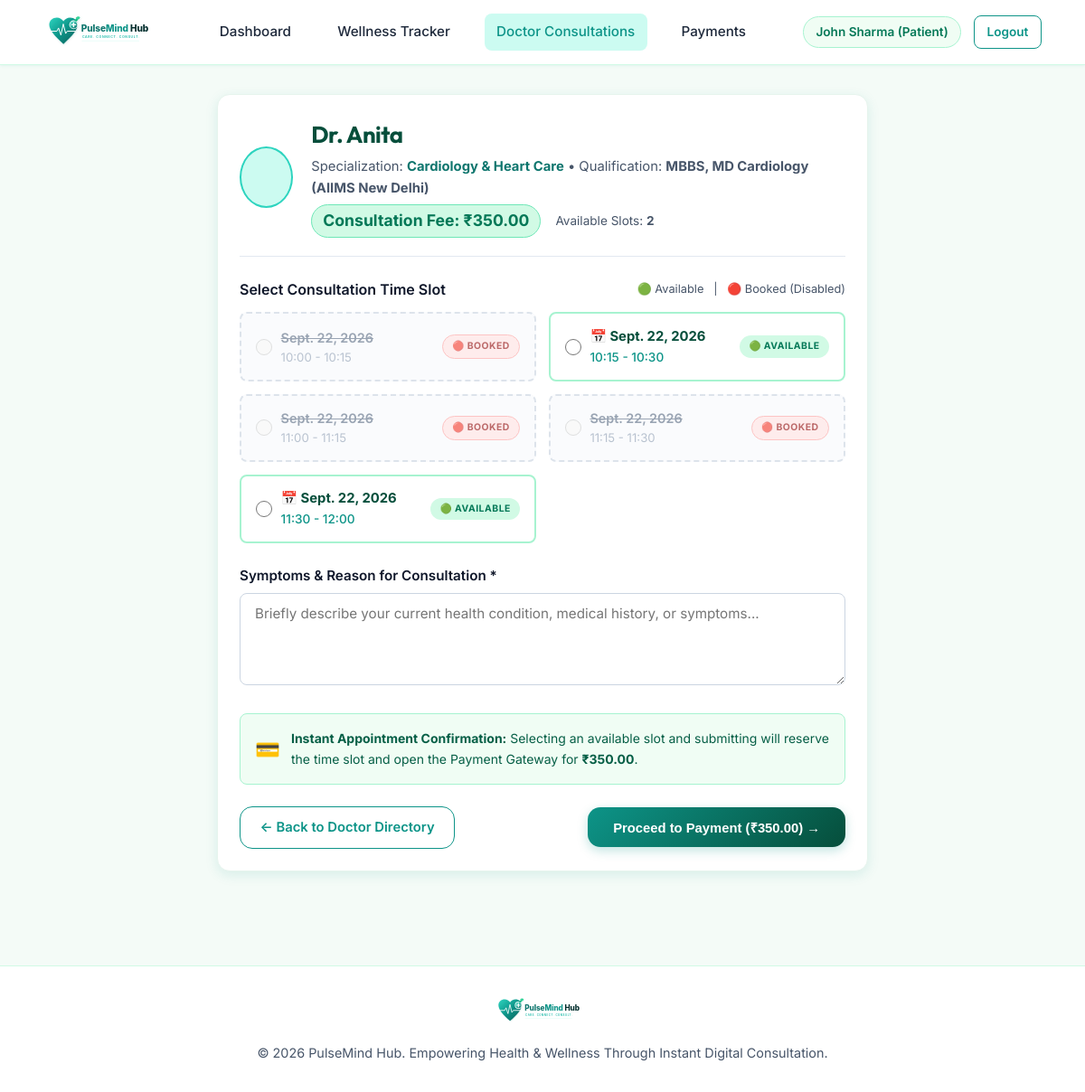
The app's page /consultations/book/2/ (signed in) with its own data.
### accounts/models.py (models this page shows, shortened)
class CustomUser(AbstractUser):
    ROLE_CHOICES = (
        ('PATIENT', 'Patient'),
        ('DOCTOR', 'Doctor'),
        ('ADMIN', 'Admin'),
    )
    role = models.CharField(max_length=10, choices=ROLE_CHOICES, default='PATIENT')
    phone = models.CharField(max_length=20, blank=True, null=True)
    profile_picture = models.ImageField(upload_to='profiles/', blank=True, null=True)
    bio = models.TextField(blank=True, null=True)
    specialization = models.CharField(max_length=100, blank=True, null=True, help_text="For Doctors: e.g., Cardiologist, Psychiatrist, General Physician")
    qualification = models.CharField(max_length=100, blank=True, null=True, help_text="e.g. MBBS, MD, PhD")
    consultation_fee = models.DecimalField(max_digits=10, decimal_places=2, default=500.00, help_text="Fee charged per consultation (₹)")
    experience_years = models.PositiveIntegerField(default=5, help_text="Years of medical practice")
    wellness_goal = models.CharField(max_length=255, blank=True, null=True, default="Improve daily sleep and stay hydrated")
    emergency_contact_name = models.CharField(max_length=100, blank=True, null=True)
    emergency_contact_phone = models.CharField(max_length=20, blank=True, null=True)
    @property
    def is_doctor(self):
        return self.role == 'DOCTOR'
    @property
    def is_admin(self):
        return self.role == 'ADMIN' or self.is_superuser or self.is_staff

### consultations/models.py (models this page shows, shortened)
class DoctorSlot(models.Model):
    doctor = models.ForeignKey(
        settings.AUTH_USER_MODEL,
        on_delete=models.CASCADE,
        related_name='available_slots',
        limit_choices_to={'role': 'DOCTOR'}
    )
    date = models.DateField()
    start_time = models.TimeField()
    end_time = models.TimeField()
    is_booked = models.BooleanField(default=False)
    class Meta:
        ordering = ['date', 'start_time']

### consultations/views.py (the view, shortened to what this page needs)
# urls.py: path('book/<int:doctor_id>/', views.book_appointment, name='book'),
@login_required
def book_appointment(request, doctor_id):
    doctor = get_object_or_404(CustomUser, id=doctor_id, role='DOCTOR')
    all_slots = DoctorSlot.objects.filter(doctor=doctor, date__gte=timezone.now().date()).order_by('date', 'start_time')
    available_slots_count = all_slots.filter(is_booked=False).count()
    context = {
        'doctor': doctor,
        'slots': all_slots,
        'available_slots_count': available_slots_count,
    }
    return render(request, 'consultations/book_appointment.html', context)

### templates/consultations/book_appointment.html (shortened to what this page needs)
{% extends 'base.html' %}
{% block content %}
<div style="max-width: 720px; margin: 0 auto;">
  <div class="card" style="box-shadow: var(--shadow-md); background: #ffffff;">
    <div style="display: flex; align-items: center; gap: 1.25rem; margin-bottom: 1.5rem; padding-bottom: 1.25rem; border-bottom: 1px solid #e2e8f0;">
      <div style="width: 68px; height: 68px; border-radius: 50%; background: var(--primary-light); color: var(--primary); display: flex; align-items: center; justify-content: center; font-size: 2.2rem; border: 2px solid var(--accent);">
      </div>
      <div>
        <h2 style="margin: 0; color: #064e3b; font-size: 1.6rem;">Dr. {{ doctor.get_full_name|default:doctor.username }}</h2>
        <p style="color: var(--muted-text); font-size: 0.925rem; margin-top: 0.2rem;">
          Specialization: <strong style="color: #0f766e;">{{ doctor.specialization|default:"General Medicine" }}</strong>
          • Qualification: <strong>{{ doctor.qualification|default:"MBBS" }}</strong>
        </p>
        <div style="margin-top: 0.35rem; display: flex; align-items: center; gap: 1rem;">
          <span style="color: #047857; font-weight: 700; font-size: 1.1rem; background: #d1fae5; padding: 0.2rem 0.75rem; border-radius: 50px; border: 1px solid #6ee7b7;">
            Consultation Fee: ₹{{ doctor.consultation_fee }}
          </span>
          <span style="font-size: 0.85rem; color: var(--muted-text);">
            Available Slots: <strong>{{ available_slots_count }}</strong>
          </span>
        </div>
      </div>
    </div>
    <form method="POST">
      <div class="form-group">
        <div style="display: flex; justify-content: space-between; align-items: center; margin-bottom: 0.75rem;">
          <label class="form-label" style="font-size: 1rem; color: #0f172a; margin: 0;">Select Consultation Time Slot</label>
          <span style="font-size: 0.8rem; color: var(--muted-text);">
            🟢 Available &nbsp; | &nbsp; 🔴 Booked (Disabled)
          </span>
        </div>
        {% if slots %}
          <div style="display: grid; grid-template-columns: repeat(2, 1fr); gap: 0.85rem;">
            {% for slot in slots %}
              {% if slot.is_booked %}
                <div style="border: 2px dashed #cbd5e1; background-color: #f8fafc; border-radius: var(--radius-sm); padding: 0.85rem 1rem; display: flex; align-items: center; justify-content: space-between; opacity: 0.65; cursor: not-allowed; position: relative;">
                  <div style="display: flex; align-items: center; gap: 0.6rem;">
                    <input type="radio" name="slot_id" value="{{ slot.id }}" disabled style="cursor: not-allowed; width: 18px; height: 18px;">
                    <div>
                      <div style="font-weight: 600; color: #64748b; font-size: 0.9rem; text-decoration: line-through;">
                        {{ slot.date }}
                      </div>
                      <div style="font-size: 0.825rem; color: #94a3b8;">
                        {{ slot.start_time|time:"H:i" }} - {{ slot.end_time|time:"H:i" }}
                      </div>
                    </div>
                  </div>
                  <span class="badge" style="background: #fee2e2; color: #991b1b; border: 1px solid #fca5a5; font-size: 0.65rem;">
                    🔴 BOOKED
                  </span>
                </div>
              {% else %}
                <label style="border: 2px solid #a7f3d0; background-color: #ffffff; border-radius: var(--radius-sm); padding: 0.85rem 1rem; cursor: pointer; display: flex; align-items: center; justify-content: space-between; transition: var(--transition);" onmouseover="this.style.borderColor='#0d9488'; this.style.boxShadow='var(--shadow-sm)';" onmouseout="this.style.borderColor='#a7f3d0'; this.style.boxShadow='none';">
                  <div style="display: flex; align-items: center; gap: 0.6rem;">
                    <input type="radio" name="slot_id" value="{{ slot.id }}" required style="cursor: pointer; width: 18px; height: 18px; accent-color: var(--primary);">
                    <div>
                      <div style="font-weight: 700; color: #064e3b; font-size: 0.925rem;">
                        📅 {{ slot.date }}
                      </div>
                      <div style="font-size: 0.85rem; color: #0d9488; font-weight: 500;">
                        {{ slot.start_time|time:"H:i" }} - {{ slot.end_time|time:"H:i" }}
                      </div>
                    </div>
                  </div>
                  <span class="badge badge-paid" style="font-size: 0.65rem;">
                    🟢 AVAILABLE
                  </span>
                </label>
              {% endif %}
            {% endfor %}
          </div>
        {% endif %}
      </div>
      <div class="form-group" style="margin-top: 1.5rem;">
        <label class="form-label" style="font-size: 0.95rem; color: #0f172a;">Symptoms & Reason for Consultation *</label>
        <textarea name="symptoms_notes" class="form-control" rows="4" placeholder="Briefly describe your current health condition, medical history, or symptoms..." required></textarea>
      </div>
      <div style="background: var(--primary-subtle); border: 1px solid #a7f3d0; border-radius: var(--radius-sm); padding: 1rem; margin: 1.5rem 0; font-size: 0.875rem; color: #065f46; display: flex; align-items: center; gap: 0.75rem;">
        <span style="font-size: 1.4rem;">💳</span>
        <div>
          <strong>Instant Appointment Confirmation:</strong> Selecting an available slot and submitting will reserve the time slot and open the Payment Gateway for <strong>₹{{ doctor.consultation_fee }}</strong>.
        </div>
      </div>
      <div style="display: flex; justify-content: space-between; align-items: center; margin-top: 1.5rem;">
        <a href="{% url 'consultations:doctors' %}" class="btn btn-secondary">
          ← Back to Doctor Directory
        </a>
        {% if available_slots_count > 0 %}
        <button type="submit" class="btn btn-primary" style="padding: 0.75rem 1.75rem; background: linear-gradient(135deg, #0d9488 0%, #064e3b 100%);">
          Proceed to Payment (₹{{ doctor.consultation_fee }}) →
        </button>
        {% else %}
        <button type="button" class="btn btn-secondary" disabled style="opacity: 0.6; cursor: not-allowed;">
          No Available Slots to Book
        </button>
        {% endif %}
      </div>
    </form>
  </div>
</div>
{% endblock %}

### templates/base.html (shortened to what this page needs)
{% load static %}
<!DOCTYPE html>
<html lang="en">
<head>
    <link rel="stylesheet" href="{% static 'css/styles.css' %}">
</head>
<body>
    <nav class="navbar">
        <div class="navbar-container">
            <a href="{% url 'dashboard:index' %}" class="navbar-brand">
                <img src="{% static 'images/logo.svg' %}"
                     alt="PulseMind Hub"
                     class="navbar-logo">
            </a>
            {% if user.is_authenticated %}
                {% if user.is_admin %}
                    <ul class="nav-links">
                        <li>
                            <a href="{% url 'dashboard:index' %}"
                               class="nav-link {% if request.resolver_match.app_name == 'dashboard' %}active{% endif %}">
                                Admin Dashboard
                            </a>
                        </li>
                        <li>
                            <a href="{% url 'accounts:admin_user_list' %}"
                               class="nav-link {% if request.resolver_match.url_name == 'admin_user_list' or request.resolver_match.url_name == 'admin_user_add' or request.resolver_match.url_name == 'admin_user_edit' %}active{% endif %}">
                                User Management
                            </a>
                        </li>
                        <li>
                            <a href="{% url 'accounts:admin_consultations' %}"
                               class="nav-link {% if request.resolver_match.url_name == 'admin_consultations' %}active{% endif %}">
                                Consultations Audit
                            </a>
                        </li>
                        <li>
                            <a href="{% url 'accounts:admin_payments' %}"
                               class="nav-link {% if request.resolver_match.url_name == 'admin_payments' %}active{% endif %}">
                                Financial Audit
                            </a>
                        </li>
                    </ul>
                    <div style="display:flex; align-items:center; gap:0.85rem;">
                        <div class="user-badge"
                             style="background:#fef3c7; color:#92400e; border-color:#fde68a;">
                            Admin: {{ user.username }}
                        </div>
                        <a href="{% url 'accounts:logout' %}"
                           class="btn btn-secondary btn-sm">
                            Logout
                        </a>
                    </div>
                {% else %}
                    <ul class="nav-links">
                        <li>
                            <a href="{% url 'dashboard:index' %}"
                               class="nav-link {% if request.resolver_match.app_name == 'dashboard' %}active{% endif %}">
                                Dashboard
                            </a>
                        </li>
                        <li>
                            <a href="{% url 'wellness:index' %}"
                               class="nav-link {% if request.resolver_match.app_name == 'wellness' %}active{% endif %}">
                                Wellness Tracker
                            </a>
                        </li>
                        <li>
                            <a href="{% url 'consultations:doctors' %}"
                               class="nav-link {% if request.resolver_match.app_name == 'consultations' %}active{% endif %}">
                                Doctor Consultations
                            </a>
                        </li>
                        <li>
                            <a href="{% url 'payments:history' %}"
                               class="nav-link {% if request.resolver_match.app_name == 'payments' %}active{% endif %}">
                                Payments
                            </a>
                        </li>
                    </ul>
                    <div style="display:flex; align-items:center; gap:0.85rem;">
                        <a href="{% url 'accounts:profile' %}" class="user-badge">
                            {{ user.get_full_name|default:user.username }}
                            ({% if user.is_doctor %}Doctor{% else %}Patient{% endif %})
                        </a>
                        <a href="{% url 'accounts:logout' %}"
                           class="btn btn-secondary btn-sm">
                            Logout
                        </a>
                    </div>
                {% endif %}
            {% endif %}
        </div>
    </nav>
    <main class="main-wrapper">
        {% block content %}{% endblock %}
    </main>
    <footer>
        <div style="
            max-width:1600px;
            width:96%;
            margin:0 auto;
            padding:0 1.5rem;
            display:flex;
            flex-direction:column;
            align-items:center;
            gap:0.5rem;
        ">
            <img src="{% static 'images/logo.svg' %}"
                 alt="PulseMind Hub"
                 style="height:36px;">
            <p style="margin-top:0.5rem;">
                © 2026 PulseMind Hub. Empowering Health & Wellness Through Instant Digital Consultation.
            </p>
        </div>
    </footer>
</body>
</html>

### records on screen
CustomUser: get_full_name "John Sharma"
CustomUser: get_full_name "Anita", specialization "Cardiology & Heart Care", qualification "MBBS, MD Cardiology (AIIMS New Delhi)", consultation_fee "350.00"
DoctorSlot: date "Sept. 22, 2026", start_time "10:00", end_time "10:15"
DoctorSlot: date "Sept. 22, 2026", start_time "10:15", end_time "10:30"
DoctorSlot: date "Sept. 22, 2026", start_time "11:00", end_time "11:15"
DoctorSlot: date "Sept. 22, 2026", start_time "11:15", end_time "11:30"
DoctorSlot: date "Sept. 22, 2026", start_time "11:30", end_time "12:00"

### other values on screen
{{ available_slots_count }} "2"
